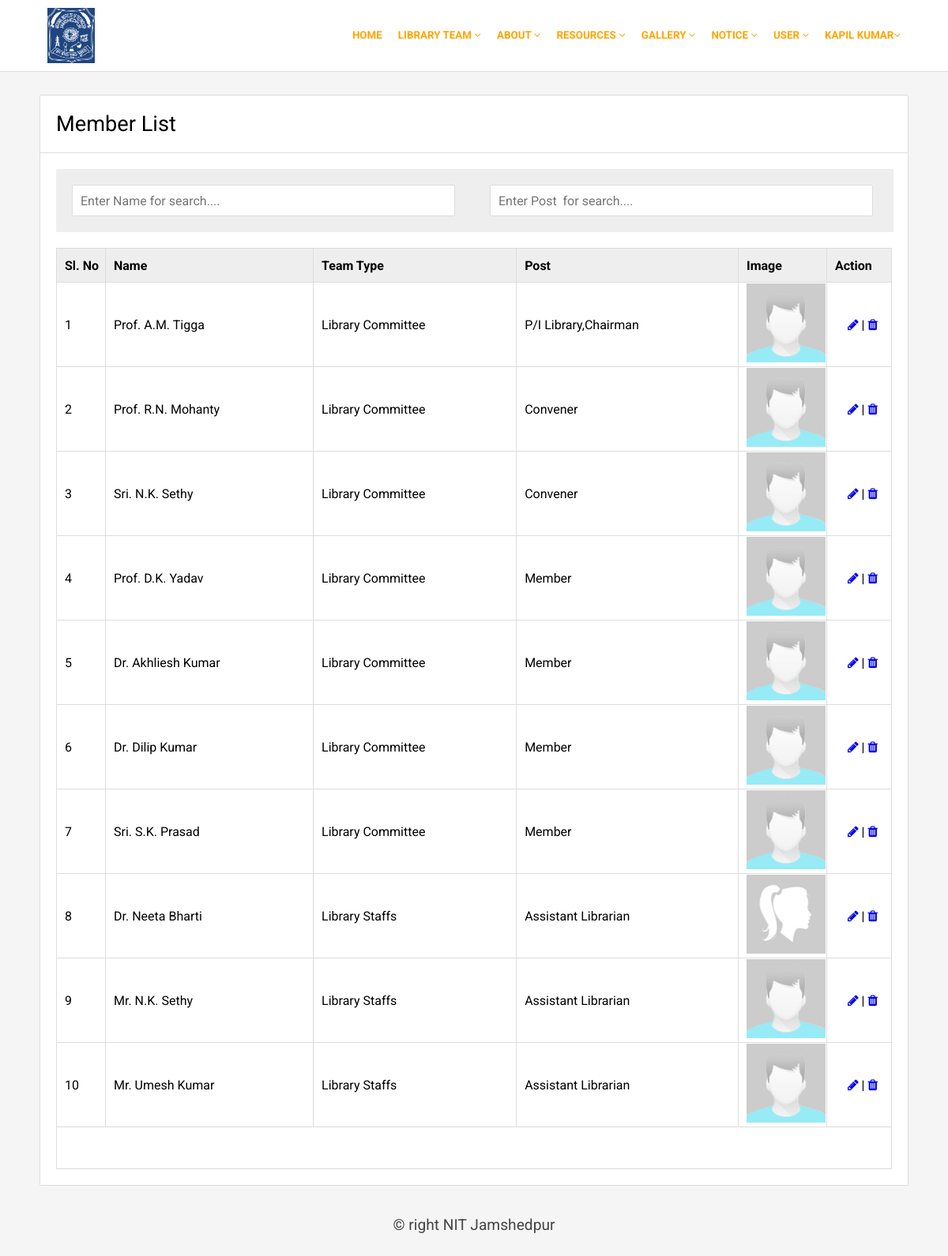
The page /libcomshow.php (signed in) on the database its author committed.
### tables this page shows
CREATE TABLE `registration` (
  `UserId` int(255) NOT NULL,
  `Name` varchar(255) NOT NULL,
  `Email` varchar(255) NOT NULL,
  `MobileNo` varchar(10) NOT NULL,
  `Gender` varchar(10) NOT NULL,
  `Password` varchar(255) NOT NULL,
  `Confirmpassword` varchar(255) NOT NULL,
  `Type` varchar(255) NOT NULL,
  `Branch` varchar(255) NOT NULL,
  `Regno` varchar(20) DEFAULT NULL,
  `image` varchar(250) NOT NULL
);

CREATE TABLE `libraryteam` (
  `memberid` int(10) NOT NULL,
  `name` varchar(50) NOT NULL,
  `teamtype` varchar(50) NOT NULL,
  `teampost` varchar(50) NOT NULL,
  `pic` varchar(250) NOT NULL
);

### libcomshow.php (the view, shortened to what this page needs)
<?php
$sesuser=$_SESSION['sesuser'];
include('comman/connect.php');
$data=mysqli_fetch_array($con->query("select * from registration where email='$sesuser'"));
	include_once "subscriber_function.php";
	if(isset($_GET["page"])){
		$page = (int)$_GET["page"];
		$i=($page-1)*15;
	}
	else{
	$page = 1;
	$i=0;
	}
	$setLimit = 10;
	$pageLimit = ($page * $setLimit) - $setLimit;
?>
<!DOCTYPE html>
<html>
<head>
	<link rel="stylesheet" type="text/css" href="css/style1.css">
	<link rel="stylesheet" type="text/css" href="css/font-awesome.css">
	<link rel="stylesheet" href="https://cdnjs.cloudflare.com/ajax/libs/font-awesome/4.7.0/css/font-awesome.min.css">
</head>
<body>
<?php include('comman/menu.php');?>
<div class="main">
	<div class="hedding">Member List</div>
	<div class="form">
		<div class="searchform">
			<input type="search" name="name" placeholder="Enter Name for search...." id="name" onkeypress="dis()">
			<input type="search" name="post" placeholder="Enter Post  for search...." id="post" onkeypress="dis2()">
		</div>
		<div id="data">
		<table border="1">
			<tr class="tr">
				<td width="50">Sl. No</td>
				<td>Name</td>
				<td>Team Type</td>
				<td>Post</td>
				<td width='100'>Image</td>
				<td width="70">Action</td>
			</tr>
			<?php
				$sql = "SELECT * FROM libraryteam order by(memberid) LIMIT ".$pageLimit." , ".$setLimit;
				$res=$con->query($sql);
				while($row=mysqli_fetch_array($res))
				{ $id=$row['memberid'];$pic=$row['pic'];
					echo "<tr>";
						echo "<td>".++$i."</td>";
						echo "<td>".$row['name']."</td>";
						echo "<td>".$row['teamtype']."</td>";
						echo "<td>".$row['teampost']."</td>";
						echo "<td><img src="."image/Library-Team/".$pic." width='100' height='100'></td>";
						echo "<td align='center'>
								<a href='usersedit.php?id=".$id."'><i class='fa fa-pencil'></i></a> |
								<a href='delete.php?id=".$id."&&tname=library'><i class='fa fa-trash'></i></a>
						</td>";
					echo "</tr>";
				}
				    echo "<tr>
						<td colspan='9'>
						<div class='pagination'>".
							displayPaginationBelow($setLimit,$page).
						"</div></td>
					</tr>";
			?>
		</table>
		</div>
	</div>
</div>
<?php include('comman/footer.php');?>
</body>
</html>

### comman/menu.php (shortened to what this page needs)
<div class="top">
	<div class="topmain">
		<div class="logo">
			<img src="image/logo.png" height="70" width="60" style="background-color: #1f4580; margin: 10px;">
		</div>
		<div class="menu" style="font-size:0.837rem;font-weight:bold;">
			<ul>
				<li><a href=""><?php echo $data['Name'];?><i class="fa fa-angle-down"></i></a>
				</li>
				<li><a href="">User <i class="fa fa-angle-down"></i></a>
				</li>
				<li><a href="">Notice <i class="fa fa-angle-down"></i></a>
				</li>
				<li><a href="">Gallery <i class="fa fa-angle-down"></i></a>
				</li>
				<li><a href="">Resources <i class="fa fa-angle-down"></i></a>
				</li>
				<li><a href="#">About <i class="fa fa-angle-down"></i></a>
				</li>
				<li><a href="">Library Team <i class="fa fa-angle-down"></i></a>
				</li>
				<li><a href="home.php">Home</a></li>
			</ul>
		</div>
	</div>
</div>

### css/style1.css (style rules this page uses)
body { margin: 0px; padding: 0px; background: #f5f5f5; font-family: 'Roboto', sans-serif; }
.top { width: 100%; height: 90px; background: #FFF; border-bottom: 1px solid #ddd; position: fixed; z-index: 10000; }
.topmain { width: 1100px; height: 100%; margin: auto; }
.logo { width: 200px; height: 100%; float: left; }
.menu { width: 850px; height: 50px; float: right; margin-top: 25px; }
.menu ul { list-style: none; margin: 0px; padding: 0px; }
.menu li { float:right; }
.menu li a { padding: 0px 10px 0px 10px; height: 40px; line-height: 40px; display: block; color: orange; text-decoration: none; text-transform: uppercase; font-size: 1em; }
.main { width: 1100px; min-height: 100px; border-radius: 2px; margin: auto; top: 120px; position: relative; }
.form { padding: 20px; background: #FFF; border-radius: 0px 0px 2px 2px; border: 1px solid #ddd; border-top: none; min-height: 400px; }
.hedding { font-size: 1.7em; padding: 20px; border-radius: 2px 2px 0px 0px; background: #FFF; border: 1px solid #ddd; }
.form table { font-size: 1em; width: 100%; border-collapse: collapse; border: 1px solid #ddd; }
.form td { height: 40px; padding-left: 10px; border-color: #ddd; }
.tr { font-weight: bold; background: #eee; }
.form input, textarea, select { width: 300px; height: 35px; border: 1px solid #ddd; border-radius: 2px; margin: 10px; font-size: .9em; padding-left: 10px; font-family: 'Roboto', sans-serif; color: #444; }
.searchform { width: 1060px; height: 80px; margin-bottom: 20px; border-radius: 2px; background: #eee; }
.searchform input[type=search] { font-size: 1em; padding-left: 10px; font-family: 'Roboto', sans-serif; color: #444; width: 485px; height: 40px; margin: 20px; }
.pagination { width: 100%; text-align: center; padding-top: 50px; }

### rows shown on the page
registration: Name "KAPIL KUMAR"
libraryteam: name "Prof. A.M. Tigga", teamtype "Library Committee", teampost "P/I Library,Chairman", pic (picture)
libraryteam: name "Prof. R.N. Mohanty", teamtype "Library Committee", teampost "Convener", pic (picture)
libraryteam: name "Sri. N.K. Sethy", teamtype "Library Committee", teampost "Convener", pic (picture)
libraryteam: name "Prof. D.K. Yadav", teamtype "Library Committee", teampost "Member", pic (picture)
libraryteam: name "Dr. Akhliesh Kumar", teamtype "Library Committee", teampost "Member", pic (picture)
libraryteam: name "Dr. Dilip Kumar", teamtype "Library Committee", teampost "Member", pic (picture)
libraryteam: name "Sri. S.K. Prasad", teamtype "Library Committee", teampost "Member", pic (picture)
libraryteam: name "Dr. Neeta Bharti", teamtype "Library Staffs", teampost "Assistant Librarian", pic (picture)
libraryteam: name "Mr. N.K. Sethy", teamtype "Library Staffs", teampost "Assistant Librarian", pic (picture)
libraryteam: name "Mr. Umesh Kumar", teamtype "Library Staffs", teampost "Assistant Librarian", pic (picture)
